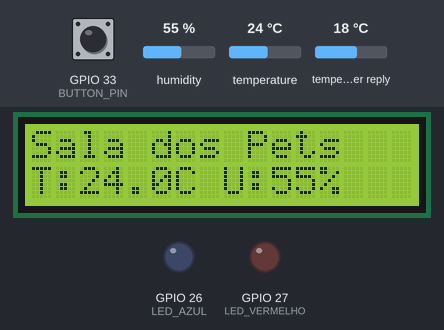
A sketch run on a simulated ESP32. Shown: 16×2 character LCD, output pins drawn as LEDs (lit = HIGH). Dashed ring = blinking. The test bench sets the inputs (shaded band); at power-on: GPIO 33 (BUTTON_PIN) HIGH, temperature 24 °C, humidity 55 %, temperature in the weather reply 18 °C. WiFi joins after 1.5 s; servers stay silent unless stated; web services answer with replies made up by the test bench; what the sketch prints to the serial monitor is not drawn.

Above: at 3.0 s.
3.1 s: GPIO 33 (BUTTON_PIN) pulled LOW for 0.15 s
At 3.6 s:
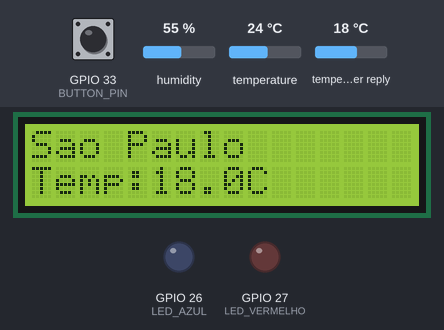
4.7 s: temperature set to 19.4 °C
12.0 s: temperature set to 18.6 °C
At 21.11 s:
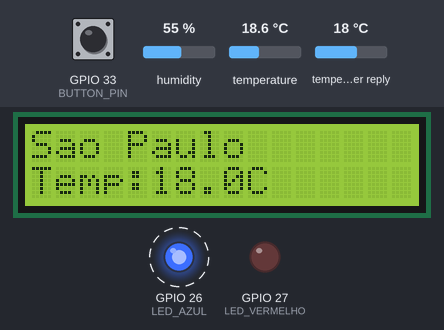
25.3 s: GPIO 33 (BUTTON_PIN) pulled LOW for 1 s
At 26.11 s:
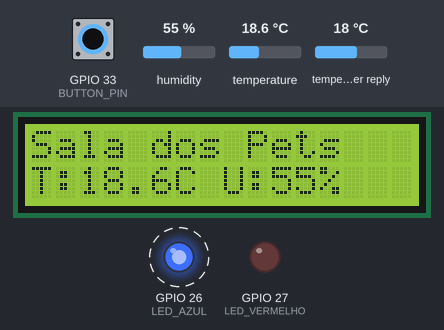
29.3 s: temperature set to 33 °C
At 31.12 s:
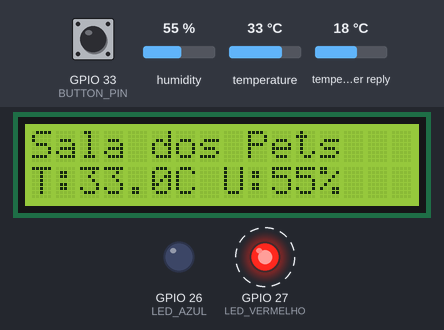
35.3 s: humidity set to 22 %
At 41.14 s:
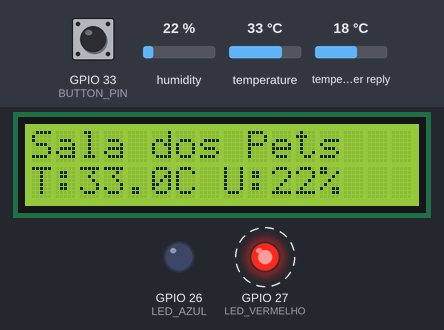
Timing chart, 0 to 42.5 s (numbered marks = the images above; inputs shaded):
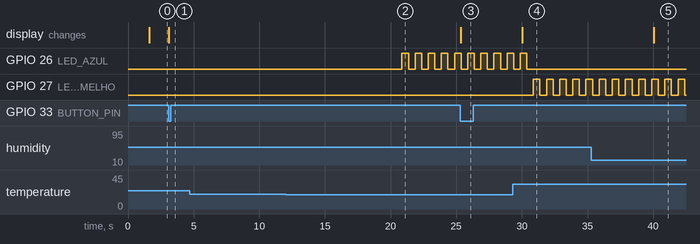

Measured:
- the behaviour switches between 19 and 18.9 °C on temperature (found by bisection; images 1 and 2)
- after the input at 3.1 s, the display: changes at once (image 1)
- after the input at 4.7 s, every drawn part: stays the same
- after the input at 12.0 s, GPIO 26 (LED_AZUL): alternates HIGH for 0.50 s and LOW for 0.50 s, starting after 8.9 s
- after the input at 25.3 s, the display: changes at once (image 3)
- after the input at 29.3 s, GPIO 26 (LED_AZUL): goes on until 30.4 s, then stays LOW; GPIO 27 (LED_VERMELHO): alternates HIGH for 0.50 s and LOW for 0.50 s, starting after 1.6 s; the display: changes after 0.74 s (image 4)
- after the input at 35.3 s, the display: changes after 4.7 s (image 5)

The sketch:

vettemp.ino
```cpp
#include <WiFi.h>
#include <HTTPClient.h>
#include <ArduinoJson.h>
#include <LiquidCrystal_I2C.h>
#include <WebServer.h>
#include "DHTesp.h"

// =========================
// WIFI
// =========================
#define WIFI_SSID "Wokwi-GUEST"
#define WIFI_PASSWORD ""
#define WIFI_CHANNEL 6

WebServer server(80);

// =========================
// PINOS
// =========================
#define DHT_PIN 18
#define BUTTON_PIN 33
#define LED_AZUL 26
#define LED_VERMELHO 27

// =========================
// LIMITES
// =========================
#define TEMP_FRIO 19.0
#define TEMP_QUENTE 29.0

LiquidCrystal_I2C lcd(0x27, 16, 2);
DHTesp dhtSensor;

// =========================
// API CLIMA SP
// =========================
const char* SP_URL =
  "http://api.open-meteo.com/v1/forecast?latitude=-23.55&longitude=-46.63&current=temperature_2m";

// =========================
// VARIAVEIS
// =========================
unsigned long lastRequestTime = 0;
const unsigned long REQUEST_INTERVAL = 10000;

unsigned long lastButtonPress = 0;
const unsigned long DEBOUNCE_TIME = 300;

unsigned long lastSPRequestTime = 0;
const unsigned long SP_REQUEST_INTERVAL = 30000;

bool mostrandoSP = false;

float temperaturaSala = 0.0;
float umidadeSala = 0.0;
float temperaturaSP = 0.0;

unsigned long lastBlinkTime = 0;
const unsigned long BLINK_INTERVAL = 500;
bool ledState = false;

// =========================
// WIFI
// =========================
void connectWiFi() {
  WiFi.begin(WIFI_SSID, WIFI_PASSWORD, WIFI_CHANNEL);

  Serial.print("Conectando ao WiFi");

  while (WiFi.status() != WL_CONNECTED) {
    delay(100);
    Serial.print(".");
  }

  Serial.println();
  Serial.println("WiFi conectado!");
  Serial.print("IP: ");
  Serial.println(WiFi.localIP());
}

void ensureWiFiConnected() {
  if (WiFi.status() != WL_CONNECTED) {
    Serial.println("WiFi desconectado. Reconectando...");
    connectWiFi();
  }
}

// =========================
// LCD
// =========================
void atualizarLCD() {
  lcd.clear();

  if (!mostrandoSP) {
    lcd.setCursor(0, 0);
    lcd.print("Sala dos Pets");

    lcd.setCursor(0, 1);
    lcd.print("T:");
    lcd.print(temperaturaSala, 1);
    lcd.print("C U:");
    lcd.print(umidadeSala, 0);
    lcd.print("%");
  } else {
    lcd.setCursor(0, 0);
    lcd.print("Sao Paulo");

    lcd.setCursor(0, 1);
    lcd.print("Temp:");
    lcd.print(temperaturaSP, 1);
    lcd.print("C");
  }
}

// =========================
// LEDS
// =========================
void atualizaLEDs() {
  bool deveAzul = temperaturaSala < TEMP_FRIO;
  bool deveVermelho = temperaturaSala > TEMP_QUENTE;

  unsigned long now = millis();

  if (now - lastBlinkTime >= BLINK_INTERVAL) {
    lastBlinkTime = now;
    ledState = !ledState;

    digitalWrite(LED_AZUL, deveAzul ? ledState : LOW);
    digitalWrite(LED_VERMELHO, deveVermelho ? ledState : LOW);
  }
}

// =========================
// LER SENSOR DA SALA
// =========================
void buscarTemperaturaSala() {
  TempAndHumidity data = dhtSensor.getTempAndHumidity();

  temperaturaSala = data.temperature;
  umidadeSala = data.humidity;

  Serial.println("\n--- SENSOR DHT22 ---");
  Serial.print("Temperatura Sala: ");
  Serial.println(temperaturaSala);
  Serial.print("Umidade Sala: ");
  Serial.println(umidadeSala);

  if (!mostrandoSP) {
    atualizarLCD();
  }
}

// =========================
// BUSCAR TEMPERATURA DE SP
// =========================
void buscarTemperaturaSP() {
  HTTPClient http;

  Serial.println("\n--- BUSCANDO TEMPERATURA DE SP ---");

  http.begin(SP_URL);

  int httpCode = http.GET();

  Serial.print("Status HTTP SP: ");
  Serial.println(httpCode);

  if (httpCode <= 0) {
    Serial.println("Erro ao buscar temperatura de SP");
    http.end();
    return;
  }

  String payload = http.getString();
  http.end();

  DynamicJsonDocument doc(2048);
  DeserializationError error = deserializeJson(doc, payload);

  if (error) {
    Serial.print("Erro JSON SP: ");
    Serial.println(error.c_str());
    return;
  }

  if (doc["current"]["temperature_2m"].isNull()) {
    Serial.println("Campo temperature_2m nao encontrado");
    return;
  }

  temperaturaSP = doc["current"]["temperature_2m"];

  Serial.print("Temperatura SP: ");
  Serial.println(temperaturaSP);

  if (mostrandoSP) {
    atualizarLCD();
  }
}

// =========================
// SETUP
// =========================
void setup() {

  Serial.begin(115200);

  dhtSensor.setup(DHT_PIN, DHTesp::DHT22);

  lcd.init();
  lcd.backlight();

  lcd.setCursor(0, 0);
  lcd.print("VetTemp");
  lcd.setCursor(0, 1);
  lcd.print("Iniciando...");

  pinMode(BUTTON_PIN, INPUT_PULLUP);

  pinMode(LED_AZUL, OUTPUT);
  pinMode(LED_VERMELHO, OUTPUT);

  digitalWrite(LED_AZUL, LOW);
  digitalWrite(LED_VERMELHO, LOW);

  connectWiFi();

  buscarTemperaturaSala();
  buscarTemperaturaSP();

  atualizarLCD();

  // =========================
  // API GET
  // =========================

  server.on("/api/status", HTTP_GET, []() {
    String json = "{";
    json += "\"temperaturaSala\":" + String(temperaturaSala, 1) + ",";
    json += "\"umidadeSala\":" + String(umidadeSala, 1) + ",";
    json += "\"temperaturaSP\":" + String(temperaturaSP, 1);
    json += "}";

    server.send(200, "application/json", json);
  });

  server.begin();
}

// =========================
// LOOP
// =========================
void loop() {
  server.handleClient();

  unsigned long now = millis();

  static bool lastButtonState = HIGH;

  bool currentButtonState = digitalRead(BUTTON_PIN);

  if (lastButtonState == HIGH && currentButtonState == LOW) {
    unsigned long nowButton = millis();

    if (nowButton - lastButtonPress > DEBOUNCE_TIME) {
      lastButtonPress = nowButton;

      mostrandoSP = !mostrandoSP;
      atualizarLCD();
    }
  }

  lastButtonState = currentButtonState;

  if (now - lastRequestTime >= REQUEST_INTERVAL) {
    lastRequestTime = now;

    ensureWiFiConnected();
    buscarTemperaturaSala();
  }

  atualizaLEDs();
}
```
